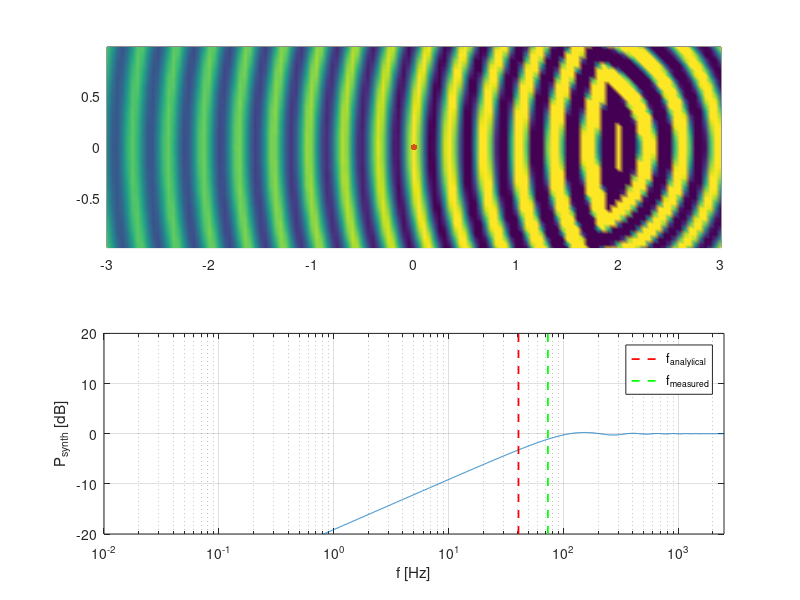

Source code (MATLAB):
clear
close all

c = 343;
fu = 2.5e3;
Nf = 5e3;
freq = logspace(-2,log10(fu),Nf)';
omega = 2*pi*freq;
k = omega / c;

Rssd = 2;
Nssd = 512;
fi = (0:1/Nssd:1-1/Nssd)'*2*pi;
x0 = Rssd*[cos(fi) sin(fi)];
n0 = [ -cos(fi) -sin(fi) ];
xRef = [0,0];

xSource = [3.5,0];



rhoG = sqrt(sum((xRef-x0).^2,2));
dl = Rssd*2*pi/size(x0,1);
rVS = norm(xSource);
rhoP = sqrt(sum( (x0-xSource).^2,2 ));
kh = (x0-xSource)./rhoP;
khn = sum(n0 .* kh,2);
F = -1+2*all(khn<=0); % Focused flag
if F == -1
    win = double(khn>=0);
elseif F == 1
    ks = (xSource)/norm(xSource);
    win = (kh*ks').^2.*((kh*ks')>0);
end
dref = sqrt(rhoG.*rhoP./(rhoG-F*rhoP));
tau = -F*rhoP/c;
amp = 1/(4*pi)*1./rhoP*norm(xSource)*4*pi;
tau0 =  norm(xSource)/c;
Dx = -k.*sqrt(-F*8*pi./(1i*k)).*(amp.*win.*dref.*1i.*khn.*dl)'.*exp(-1i*omega.*(tau' - tau0));

% Give analytical lower freq. limit
rP0 = min(rhoP);
rG0 = min(rhoG);
cG0 = 1./rG0;
cP0 = 1./rP0;
K1 = (2*cP0.^2+cG0.^2)./(-F.*cP0+cG0);
K2 = 3/4*(-F*cP0.^3+cG0.^3)./(-F.*cP0+cG0).^2;
omMin = c.*max( abs(K1-K2), 1./Rssd);
freqAnal =  omMin/2/pi;

% Estimate synthesized field at xRef and mesure lower freq. limit
R0 = sqrt(sum((xRef-x0).^2,2));
Ptransfer = sum( 1/(4*pi)*Dx.*exp(-1i*omega*R0'/c)./R0',2);
L0 = -1;
ixs = find(20*log10(abs(Ptransfer))<L0+0.1 & 20*log10(abs(Ptransfer))>L0-0.1);
if ~isempty(ixs)
    freqMeasured = freq(ixs(1));
else
    freqMeasured = 0;
end

%%
dx = 0.05;
f0 = 1000;
[~,ix] = min(abs(freq-f0));
f0 = freq(ix);
Dx0 = Dx(ix,:);
x = (-3:dx:3)';
y = (-3:dx:3)';
[X,Y] = meshgrid(x,y);
Psynth = zeros(size(X));
%
k0 = 2*pi*f0/c;
for n = 1 : length(Dx0)
    n
    R0 = sqrt( (X-x0(n,1)).^2 + (Y-x0(n,2)).^2 );
    Psynth = Psynth + 1/4/pi*exp(-1i*k0*R0)./R0.*Dx0(n);
end
%%
figure
subplot(2,1,1)
pcolor(x,y,real(Psynth))
shading interp
caxis([-1,1])
axis equal tight

hold on
scatter(xSource(1),xSource(2),20,'red','filled');
scatter(xRef(1),xRef(2),20,'black','filled');
grid on
axis equal tight
xlim([x(1),x(end)])

subplot(2,1,2)
semilogx(freq, 20*log10(abs(Ptransfer)))
grid on
hold on
xlim([freq(1),freq(end)])
ylim([-20,20 ])
yl = get(gca,'ylim');
hf1 = plot([freqAnal,freqAnal],yl,'--r','LineWidth',1.25);
hf2 = plot([freqMeasured,freqMeasured],yl,'--g','LineWidth',1.25);
legend([hf1, hf2], {'f_{analytical}', 'f_{measured}'})
xlabel('f [Hz]')
ylabel('P_{synth} [dB]')
